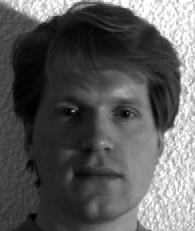
#> input picture PS6/ps06/input_images/Yalefaces/subject01.rightlight.png, 195 x 231 px
$ python experiment.py   (older library calls are emulated)
#> lines starting #> are read from the running program, lines starting #| are printed output that depends on the picture; pictures that were not available may be replaced by others from this repository, and a replacement may not be noted
### PS6/ps06/ps6.py
"""Problem Set 6: PCA, Boosting, Haar Features, Viola-Jones."""
import numpy as np
import cv2
import os

from helper_classes import WeakClassifier, VJ_Classifier


# assignment code
def load_images(folder, size=(32, 32)):
    """Load images to workspace.

    Args:
        folder (String): path to folder with images.
        size   (tuple): new image sizes

    Returns:
        tuple: two-element tuple containing:
            X (numpy.array): data matrix of flatten images
                             (row:observations, col:features) (float).
            y (numpy.array): 1D array of labels (int).
    """
    x_flat_imgs = list()
    # labels are in the following format
    # subject##.xyz.png. We will use the number in ## as our label (“01” -> 1, “02” -> 2, etc.)
    y_labels = list()
    # subject is the first word in the file name
    SUBJECT_IDX = 0
    # label is the last two characters in the fie name
    LABEL_IDX = -2
    TOK = "."

    img_file_paths = [f for f in os.listdir(folder) if f.endswith(".png")]
    for img_file_path in img_file_paths:
        # read in image
        img = cv2.imread(os.path.join(folder, img_file_path))
        # convert to grayscale
        img = cv2.cvtColor(img, cv2.COLOR_BGR2GRAY)
        # resize image
        img = cv2.resize(img, tuple(size))
        # flatten image
        img = img.flatten()
        x_flat_imgs.append(img)
        # get image label
        label = img_file_path.split(TOK)[SUBJECT_IDX][LABEL_IDX:]
        y_labels.append(label)
    return (np.array(x_flat_imgs, dtype=np.uint8), np.array(y_labels, dtype=np.int8))


def split_dataset(X, y, p):
    """Split dataset into training and test sets.

    Let M be the number of images in X, select N random images that will
    compose the training data (see np.random.permutation). The images that
    were not selected (M - N) will be part of the test data. Record the labels
    accordingly.

    Args:
        X (numpy.array): 2D dataset.
        y (numpy.array): 1D array of labels (int).
        p (float): Decimal value that determines the percentage of the data
                   that will be the training data.

    Returns:
        tuple: Four-element tuple containing:
            Xtrain (numpy.array): Training data 2D array.
            ytrain (numpy.array): Training data labels.
            Xtest (numpy.array): Test data test 2D array.
            ytest (numpy.array): Test data labels.
    """
    # length of X
    END = X.shape[0]
    # split point
    SPLIT = int(END * p)
    # randomize data
    random_indicies = np.random.permutation(END)
    X_rnd = X[random_indicies]
    y_rnd = y[random_indicies]
    # training data
    X_train = X_rnd[:SPLIT]
    y_train = y_rnd[:SPLIT]
    # test data
    X_test = X_rnd[SPLIT:]
    y_test = y_rnd[SPLIT:]
    return (X_train, y_train, X_test, y_test)


def get_mean_face(x):
    """Return the mean face.

    Calculate the mean for each column.

    Args:
        x (numpy.array): array of flattened images.

    Returns:
        numpy.array: Mean face.
    """
    # axis is axis or axes along which the means are computed.
    # we want the mean of every column, thus axis is 0
    return np.mean(x, axis=0)


def pca(X, k):
    """PCA Reduction method.

    Return the top k eigenvectors and eigenvalues using the covariance array
    obtained from X.


    Args:
        X (numpy.array): 2D data array of flatten images (row:observations,
                         col:features) (float).
        k (int): new dimension space

    Returns:
        tuple: two-element tuple containing
            eigenvectors (numpy.array): 2D array with the top k eigenvectors.
            eigenvalues (numpy.array): array with the top k eigenvalues.
    """

    mu = get_mean_face(X)

    # compute sigma using equation from lectures
    sigma = (X - mu).T @ (X - mu)

    # compute eigens
    # eigen vector is the normalized (unit “length”) eigenvectors,
    # such that the column v[:,i] is the eigenvector corresponding to
    # the eigenvalue w[i].
    eigen_vals, eigen_vecs = np.linalg.eig(sigma)
    # sort by the eigen values in ascending order,
    # here argsort is used instead of sort
    # because we need to sort both eigen_value and eigen_vector by
    # eigen_value

    ascending_idx = eigen_vals.argsort()
    # we want the greatest eigenvalues, so we want to sort by descending
    # order, thus we need to reverse the array using python shorthand
    descending_idx = ascending_idx[::-1]
    # sort the eigen values and vectors in descending order (max first)
    eigen_vals = eigen_vals[descending_idx]
    eigen_vecs = eigen_vecs[:, descending_idx]
    # filter out just the top k eigen values and vectors
    eigen_vals = eigen_vals[:k]
    eigen_vecs = eigen_vecs[:, :k]

    return (eigen_vecs, eigen_vals)


class Boosting:
    """Boosting classifier.

    Args:
        X (numpy.array): Data array of flattened images
                         (row:observations, col:features) (float).
        y (numpy.array): Labels array of shape (observations, ).
        num_iterations (int): number of iterations
                              (ie number of weak classifiers).

    Attributes:
        Xtrain (numpy.array): Array of flattened images (float32).
        ytrain (numpy.array): Labels array (float32).
        num_iterations (int): Number of iterations for the boosting loop.
        weakClassifiers (list): List of weak classifiers appended in each
                               iteration.
        alphas (list): List of alpha values, one for each classifier.
        num_obs (int): Number of observations.
        weights (numpy.array): Array of normalized weights, one for each
                               observation.
        eps (float): Error threshold value to indicate whether to update
                     the current weights or stop training.
    """

    def __init__(self, X, y, num_iterations):
        self.Xtrain = np.float32(X)
        self.ytrain = np.float32(y)
        self.num_data = len(self.Xtrain)
        self.num_iterations = num_iterations
        self.weakClassifiers = []
        self.alphas = []
        self.num_obs = X.shape[0]
        self.weights = np.array([1.0 / self.num_obs] * self.num_obs)  # uniform weights
        self.eps = 0.0001

    # [81 lines left out: functions train, evaluate, predict, not called in this run]


class HaarFeature:
    """Haar-like features.

    Args:
        feat_type (tuple): Feature type {(2, 1), (1, 2), (3, 1), (2, 2)}.
        position (tuple): (row, col) position of the feature's top left corner.
        size (tuple): Feature's (height, width)

    Attributes:
        feat_type (tuple): Feature type.
        position (tuple): Feature's top left corner.
        size (tuple): Feature's width and height.
    """

    # [467 lines left out: functions __init__, _create_two_horizontal_feature, _create_two_vertical_feature, _create_three_horizontal_feature, _create_three_vertical_feature, _create_four_square_feature and 8 more, not called in this run]


class ViolaJones:
    """Viola Jones face detection method

    Args:
        pos (list): List of positive images.
        neg (list): List of negative images.
        integral_images (list): List of integral images.

    Attributes:
        haarFeatures (list): List of haarFeature objects.
        integralImages (list): List of integral images.
        classifiers (list): List of weak classifiers (VJ_Classifier).
        alphas (list): Alpha values, one for each weak classifier.
        posImages (list): List of positive images.
        negImages (list): List of negative images.
        labels (numpy.array): Positive and negative labels.
    """

    # [192 lines left out: functions __init__, createHaarFeatures, train, predict, faceDetection, not called in this run]

### PS6/ps06/helper_classes.py
import numpy as np


class WeakClassifier:
    """ weak classifier - threshold on the features
    Args:
        X (numpy.array): data array of flattened images
                        (row:observations, col:features) (float).
        y (numpy.array): Labels array of shape (num observations, )
    """

    def __init__(self, X, y, weights, thresh=0, feat=0, sign=1):
        self.Xtrain = np.float32(X)
        self.ytrain = np.float32(y)
        self.idx_0 = self.ytrain == -1
        self.idx_1 = self.ytrain == 1
        self.threshold = thresh
        self.feature = feat
        self.sign = sign
        self.weights = weights

    def train(self):
        # save the threshold that leads to best prediction
        tmp_signs = []
        tmp_thresholds = []

        for f in range(self.Xtrain.shape[1]):
            m0 = self.Xtrain[self.idx_0, f].mean()
            m1 = self.Xtrain[self.idx_1, f].mean()
            tmp_signs.append(1 if m0 < m1 else -1)
            tmp_thresholds.append((m0 + m1) / 2.0)

        tmp_errors = []
        for f in range(self.Xtrain.shape[1]):
            tmp_result = self.weights * (
                tmp_signs[f] * ((self.Xtrain[:, f] > tmp_thresholds[f]) * 2 - 1)
                != self.ytrain
            )
            tmp_errors.append(sum(tmp_result))

        feat = tmp_errors.index(min(tmp_errors))

        self.feature = feat
        self.threshold = tmp_thresholds[feat]
        self.sign = tmp_signs[feat]
        # -- print(self.feature, self.threshold)

    def predict(self, x):
        return self.sign * ((x[self.feature] > self.threshold) * 2 - 1)


class VJ_Classifier:
    """Weak classifier for Viola Jones procedure

    Args:
        X (numpy.array): Feature scores for each image. Rows: number of images
                         Columns: number of features.
        y (numpy.array): Labels array of shape (num images, )
        weights (numpy.array): observations weights array of shape (num observations, )

    Attributes:
        Xtrain (numpy.array): Feature scores, one for each image.
        ytrain (numpy.array): Labels, one per image.
        weights (float): Observations weights
        threshold (float): Integral image score minimum value.
        feat (int): index of the feature that leads to minimum classification error.
        polarity (float): Feature's sign value. Defaults to 1.
        error (float): minimized error (epsilon)
    """

    # [67 lines left out: functions __init__, train, predict, not called in this run]

### PS6/ps06/experiment.py
"""Problem Set 6: PCA, Boosting, Haar Features, Viola-Jones."""
import cv2
import os
import numpy as np
import matplotlib.pyplot as plt
import math

import ps6

# I/O directories
INPUT_DIR = "input_images"
OUTPUT_DIR = "output"

YALE_FACES_DIR = os.path.join(INPUT_DIR, "Yalefaces")
FACES94_DIR = os.path.join(INPUT_DIR, "faces94")
POS_DIR = os.path.join(INPUT_DIR, "pos")
NEG_DIR = os.path.join(INPUT_DIR, "neg")
NEG2_DIR = os.path.join(INPUT_DIR, "neg2")


# [6 lines left out: function load_images_from_dir, not called in this run]


# Utility function
def plot_eigen_faces(eig_vecs, fig_name="", visualize=False):
    r = np.ceil(np.sqrt(len(eig_vecs)))
    c = int(np.ceil(len(eig_vecs) / r))
    r = int(r)
    fig = plt.figure()

    for i, v in enumerate(eig_vecs):
        sp = fig.add_subplot(r, c, i + 1)

        plt.imshow(v.reshape(32, 32).real, cmap="gray")
        sp.set_title("eigenface_%i" % i)
        sp.axis("off")

    fig.subplots_adjust(hspace=0.5)

    if visualize:
        plt.show()

    if not fig_name == "":
        plt.savefig("{}".format(fig_name))


# Functions you need to complete
def visualize_mean_face(x_mean, size, new_dims):
    """Rearrange the data in the mean face to a 2D array

    - Organize the contents in the mean face vector to a 2D array.
    - Normalize this image.
    - Resize it to match the new dimensions parameter

    Args:
        x_mean (numpy.array): Mean face values.
        size (tuple): x_mean 2D dimensions
        new_dims (tuple): Output array dimensions

    Returns:
        numpy.array: Mean face uint8 2D array.
    """
    # reshape
    mean_face = np.reshape(x_mean, size)
    # convert to 0 - 255 scale
    mean_face = cv2.convertScaleAbs(mean_face)
    # resize to new_dims
    mean_face = cv2.resize(mean_face, new_dims)
    return mean_face


def part_1a_1b():

    orig_size = (192, 231)
    small_size = (32, 32)
    X, y = ps6.load_images(YALE_FACES_DIR, small_size)
#> in load_images, img is the input picture: shape (231, 195, 3); min 0, max 255, mean 91.1
#> in load_images, `img = cv2.resize(img, tuple(size))`:
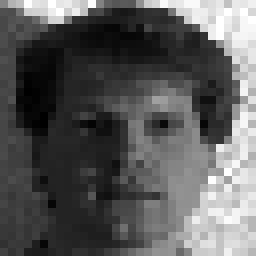
#> img: shape (32, 32) (shown 8 times larger); min 0, max 255, mean 90.7
#> in load_images, `img = img.flatten()`: img = 1024 values, max 255 at index 6, min 0 at index 453, mean 90.66
#> pass 2 of the loop in load_images, `for img_file_path in img_file_paths:`:
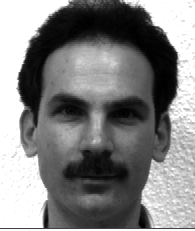
#> input picture PS6/ps06/input_images/Yalefaces/subject02.noglasses.png, 195 x 231 px
#> in load_images, img is the input picture: shape (231, 195, 3); min 0, max 255, mean 130.2
#> in load_images, `img = cv2.resize(img, tuple(size))`:
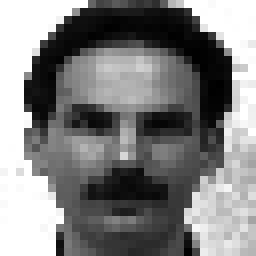
#> img: shape (32, 32) (shown 8 times larger); min 0, max 255, mean 129.2
#> in load_images, `img = img.flatten()`: img = 1024 values, max 255 at index 0, min 0 at index 347, mean 129.2
#> y = [1, 2]

    # Get the mean face
    x_mean = ps6.get_mean_face(X)
#> x_mean = 1024 values, max 255 at index 6, min 4 at index 109, mean 109.9

    x_mean_image = visualize_mean_face(x_mean, small_size, orig_size)
#> in visualize_mean_face, `mean_face = np.reshape(x_mean, size)`:
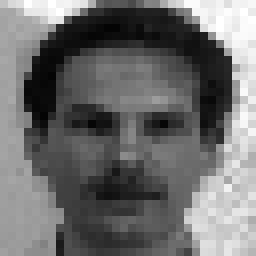
#> mean_face: shape (32, 32) float64 (shown 8 times larger); min 4, max 255, mean 109.9
#> in visualize_mean_face, `mean_face = cv2.resize(mean_face, new_dims)`:
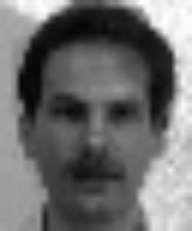
#> mean_face: shape (231, 192); min 4, max 254, mean 109.8

    cv2.imwrite(os.path.join(OUTPUT_DIR, "ps6-1-a-1.png"), x_mean_image)

    # PCA dimension reduction
    k = 10
    eig_vecs, eig_vals = ps6.pca(X, k)
#> in pca, `mu = get_mean_face(X)`: mu has the same summary as x_mean in part_1a_1b
#> in pca, `sigma = (X - mu).T @ (X - mu)`:
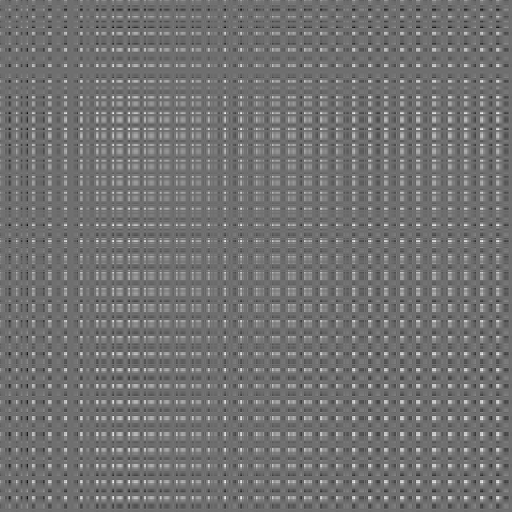
#> sigma: shape (1024, 1024) float64 (shown at 1/2 size); min -24028.5, max 31000.5, mean 743.9; drawn with min black and max white
#> in pca, `ascending_idx = eigen_vals.argsort()`: ascending_idx = 1024 values, max 1023 at index 517, min 0 at index 1023, mean 511.5
#> in pca, `descending_idx = ascending_idx[::-1]`: descending_idx = 1024 values, max 1023 at index 506, min 0 at index 0, mean 511.5

    plot_eigen_faces(eig_vecs.T, os.path.join(OUTPUT_DIR, "ps6-1-b-1.png"))
#> in plot_eigen_faces, `r = np.ceil(np.sqrt(len(eig_vecs)))`: r = 4
#> in plot_eigen_faces, `c = int(np.ceil(len(eig_vecs) / r))`: c = 3
#> the loop in plot_eigen_faces, `for i, v in enumerate(eig_vecs):` made 10 passes
#> in plot_eigen_faces, `plt.savefig("{}".format(fig_name))`:
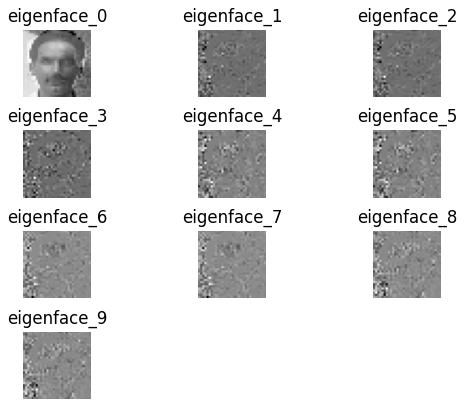
#> figure drawn by matplotlib, 10 panels


def part_1c():
    p = 0.5  # Select a split percentage value
    k = 5  # Select a value for k

    size = [32, 32]
    X, y = ps6.load_images(YALE_FACES_DIR, size)
#> pass 2 of the loop in load_images, `for img_file_path in img_file_paths:`:
#> y = [1, 2]
    Xtrain, ytrain, Xtest, ytest = ps6.split_dataset(X, y, p)
#> in split_dataset, `y_rnd = y[random_indicies]`: y_rnd = [2, 1]
#> in split_dataset, `y_train = y_rnd[:SPLIT]`: y_train = [2]
#> in split_dataset, `y_test = y_rnd[SPLIT:]`: y_test = [1]
#> ytrain = [2]; ytest = [1]

    # training
    mu = ps6.get_mean_face(Xtrain)
#> mu has the same summary as img in load_images
    eig_vecs, eig_vals = ps6.pca(Xtrain, k)
#> call 2 of pca, with X = array of shape (1, 1024), k = 5
#> in pca (call 2), `mu = get_mean_face(X)`: mu has the same summary as img in load_images
#> in pca (call 2), `sigma = (X - mu).T @ (X - mu)`: sigma: shape (1024, 1024) float64; every value is 0
#> in pca (call 2), `eigen_vals, eigen_vecs = np.linalg.eig(sigma)`:
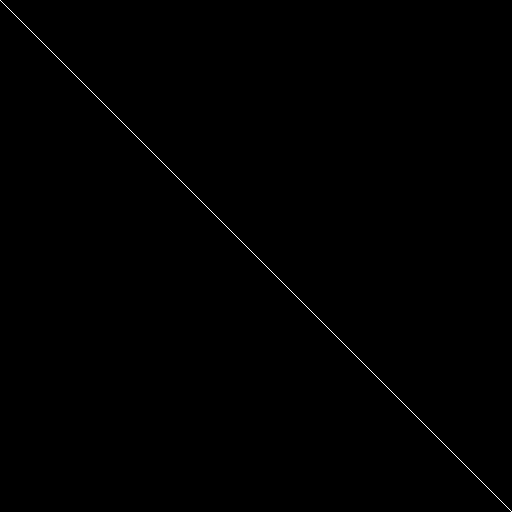
#> eigen_vecs: shape (1024, 1024) float64 (shown at 1/2 size); values 0 (black) and 1 (white), 0.1% white in thin lines or dots
#> in pca (call 2), `eigen_vals, eigen_vecs = np.linalg.eig(sigma)`: eigen_vals = 1024 values from 0 to 0
#> in pca (call 2), `ascending_idx = eigen_vals.argsort()`: ascending_idx = 1024 values, max 1023 at index 1023, min 0 at index 0, mean 511.5
#> in pca (call 2), `descending_idx = ascending_idx[::-1]`: descending_idx = 1024 values, max 1023 at index 0, min 0 at index 1023, mean 511.5
#> in pca (call 2), `eigen_vecs = eigen_vecs[:, descending_idx]`:
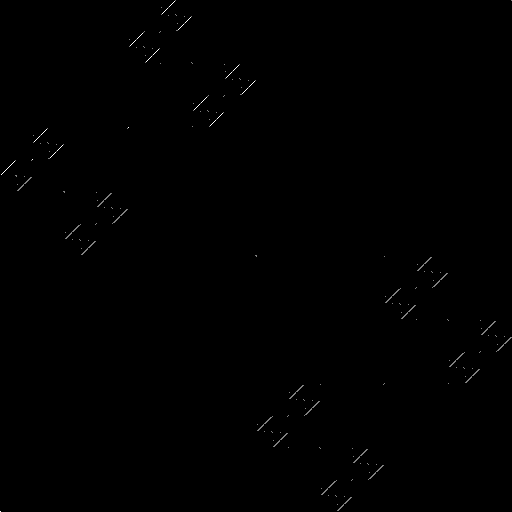
#> eigen_vecs: shape (1024, 1024) float64 (shown at 1/2 size); values 0 (black) and 1 (white), 0.1% white in thin lines or dots
#> in pca (call 2), `eigen_vals = eigen_vals[:k]`: eigen_vals = [0, 0, 0, 0, 0]
#> in pca (call 2), `eigen_vecs = eigen_vecs[:, :k]`: eigen_vecs = 1024 rows, first 6: [0, 0, 0, 0, 0], [0, 0, 0, 0, 0], [0, 0, 0, 0, 0], [0, 0, 0, 0, 0], [0, 0, 0, 0, 0], [0, 0, 0, 0, 0]
#> eig_vecs has the same summary as eigen_vecs in pca; eig_vals = [0, 0, 0, 0, 0]
    Xtrain_proj = np.dot(Xtrain - mu, eig_vecs)
#> Xtrain_proj = [[0, 0, 0, 0, 0]]

    # testing
    mu = ps6.get_mean_face(Xtest)
#> mu = 1024 values, max 255 at index 6, min 0 at index 453, mean 90.66
    Xtest_proj = np.dot(Xtest - mu, eig_vecs)
#> Xtest_proj = [[0, 0, 0, 0, 0]]

    good = 0
    bad = 0

    for i, obs in enumerate(Xtest_proj):

        dist = [np.linalg.norm(obs - x) for x in Xtrain_proj]

        idx = np.argmin(dist)
        y_pred = ytrain[idx]

        if y_pred == ytest[i]:
            good += 1

        else:
            bad += 1
#> this loop made 1 pass
#> (obs, dist, idx, y_pred, bad) on pass 1: ([0, 0, 0, 0, 0], [0], 0, 2, 1)
#> after the loop, bad = 1; good = 0

    print("Good predictions = ", good, "Bad predictions = ", bad)
#| Good predictions =  0 Bad predictions =  1
    print("{0:.2f}% accuracy".format(100 * float(good) / (good + bad)))
#| 0.00% accuracy


def get_accuracy(ytrain, predicts):
    """
    Helper function for calculating the accuracy
        ytrain (np.array): labels for datasets
        predicts (np.array): predictions
    returns accuracy: accuracy of predictions (out of 100)
    """
    # Find which of these predictions match ytrain and report its accuracy
    correct = 0
    incorrect = 0
    num_train = len(ytrain)
    for i in range(num_train):
        if ytrain[i] == predicts[i]:
            correct += 1
        else:
            incorrect += 1
    total = correct + incorrect
    if total:
        accuracy = correct / total * 100
    else:
        accuracy = 0
    return accuracy


def part_2a():
    y0 = 1
    y1 = 2

    X, y = ps6.load_images(FACES94_DIR)
#> y = [1]

    # Select only the y0 and y1 classes
    idx = y == y0
#> idx = [True]
    idx |= y == y1

    X = X[idx, :]
    y = y[idx]

    # Label them 1 and -1
    y0_ids = y == y0
#> y0_ids = [True]
    y1_ids = y == y1
#> y1_ids = [False]
    y[y0_ids] = 1
    y[y1_ids] = -1

    p = 0.5
    Xtrain, ytrain, Xtest, ytest = ps6.split_dataset(X, y, p)
#> Xtrain = empty array; ytrain = empty array; ytest = [1]

    # Picking random numbers
    rand_y = np.random.choice([-1, 1], (len(ytrain)))
#> rand_y = empty array
    rand_accuracy = get_accuracy(ytrain, rand_y)
#> in get_accuracy, `num_train = len(ytrain)`: num_train = 0
#> rand_accuracy = 0

    print("(Random) Training accuracy: {0:.2f}%".format(rand_accuracy))
#| (Random) Training accuracy: 0.00%

    # Using Weak Classifier
    uniform_weights = np.ones((Xtrain.shape[0],)) / Xtrain.shape[0]
#> uniform_weights = empty array
    wk_clf = ps6.WeakClassifier(Xtrain, ytrain, uniform_weights)
    wk_clf.train()
#> after the loop in train, `for f in range(self.Xtrain.shape[1]):`: tmp_signs = 1024 values from -1 to -1; tmp_thresholds = 1024 items, first 6: nan, nan, nan, nan, nan, nan
#> after the loop in train, `for f in range(self.Xtrain.shape[1]):`: tmp_errors = 1024 values from 0 to 0
#> in train, `feat = tmp_errors.index(min(tmp_errors))`: feat = 0
#> in train, `self.threshold = tmp_thresholds[feat]`: self.threshold = nan
#> in train, `self.sign = tmp_signs[feat]`: self.sign = -1
    wk_results = [wk_clf.predict(x) for x in Xtrain]
#> wk_results = []

    # Find which of these labels match ytrain and report its accuracy
    wk_accuracy = get_accuracy(ytrain, wk_results)
#> wk_accuracy = 0
    print("(Weak) Training accuracy {0:.2f}%".format(wk_accuracy))
#| (Weak) Training accuracy 0.00%

    num_iter = 5

    boost = ps6.Boosting(Xtrain, ytrain, num_iter)
    boost.train()
    good, bad = boost.evaluate()
    boost_accuracy = 100 * float(good) / (good + bad)
    print("(Boosting) Training accuracy {0:.2f}%".format(boost_accuracy))

    # Picking random numbers
    rand_y = np.random.choice([-1, 1], (len(ytest)))
    # Find which of these labels match ytest and report its accuracy
    rand_accuracy = get_accuracy(ytest, rand_y)
    print("(Random) Testing accuracy: {0:.2f}%".format(rand_accuracy))

    # Using Weak Classifier
    wk_results = [wk_clf.predict(x) for x in Xtest]
    # Find which of these labels match ytest and report its accuracy
    wk_accuracy = get_accuracy(ytest, wk_results)
    print("(Weak) Testing accuracy {0:.2f}%".format(wk_accuracy))

    y_pred = boost.predict(Xtest)
    # Find which of these labels match ytest and report its accuracy
    boost_accuracy = get_accuracy(ytest, y_pred)
    print("(Boosting) Testing accuracy {0:.2f}%".format(boost_accuracy))


# [70 lines left out: functions part_3a, part_4_a_b, part_4_c, not called in this run]


if __name__ == "__main__":
    part_1a_1b()
    part_1c()
#> (the run stopped early here; a loop or call above may not have finished)
